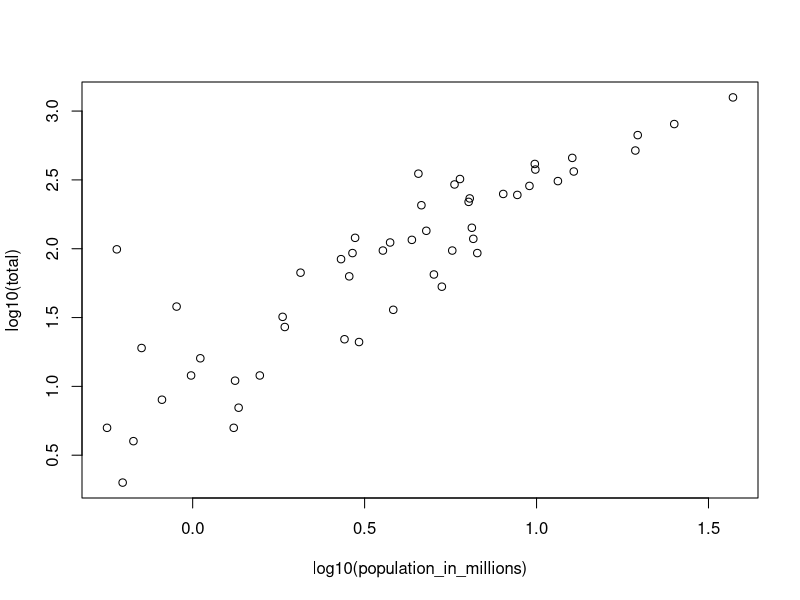
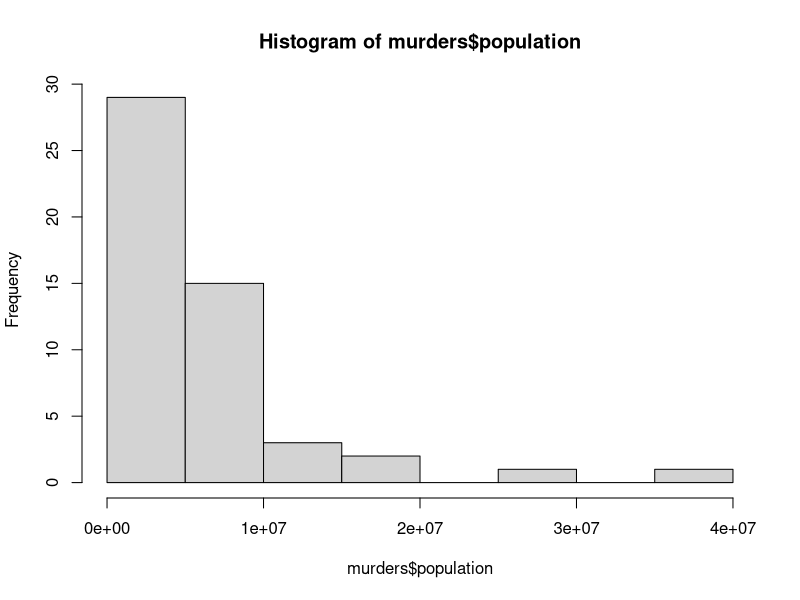
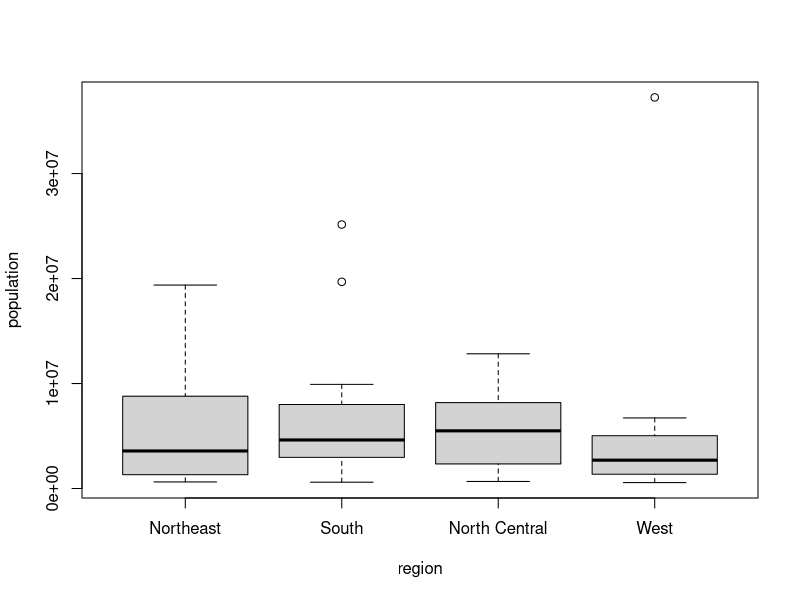

Source code (R) for these figures, in order:
## ---- chunk 1
knitr::opts_chunk$set(echo = TRUE)
## ---- chunk 2
# Install packages if you don't have them
# install.packages("dslabs")

library(dslabs)

# I'll show answers both using "base R" and "tidy syntax" for fun. 
# If you are new to R focus on the base R for now, and we'll get more into 
# the tidy dialect next week. 
library(dplyr)

## ---- chunk 3
n <- 100
n*(n+1)/2

## ---- chunk 4
n <- 1000
n*(n+1)/2
## ---- chunk 5
n <- 1000
x <- seq(1, n)
sum(x)
## ---- chunk 6
# Sabrina's notes: Base R syntax reads from in to out. So first it evals
# the sqrt() function, and then it takes the log10 function of that answer. 
log10(sqrt(100))

# Dplyr/tidyr syntax uses a "pipe" |> also written as %>% to "send" one result to
# the next function. This is equivalent to the previous expression

sqrt(100) |> log10()

## ---- chunk 7
# Answer: log(exp(x)). 
x = 0
log(exp(x))

x <- 1 
log(10^x)


## ---- chunk 8
# Answer: "murders" is a dataset pre-loaded into dslabs 
# if you have any trouble accessing it try 
# dslabs::murders <- murders 
murders <- murders
# b. Answer = c. Use str() function to look at murders.
# We see this is a data frame with 51 rows and five columns (each indicated by $)
str(murders)
## ---- chunk 9
# SMM comment: in R there are often many ways of doing the same thing 
names(murders)
colnames(murders)
## ---- chunk 10
# Answer: base R uses the $ to access columns 
a <- murders$abb 

# tidyverse R uses the function pull() to get extract a column and turn it into 
# a 1 dimensional vector. Note the use of the pipe.
a2 <- murders |> pull(abb)

# These should be the same, and both should be class "chr" or character
str(a)
str(a2)
## ---- chunk 11
# Answer: more base R, but being able to index is important. Make sure you know 
# what the $ and [] and () operators do in R 

b <- murders[,"abb"]
identical(a,b)

# SMM note: You can also index by number. Beware this syntax, however because 
# if your columns move around the second column may not be what you think it is. 
# Always safer to use informative column names. 

b <- murders[,2] 

## ---- chunk 12
#Answer: 
length(levels(murders$region))

# dplyr syntax 
levels(murders$region) |> length()

# even more dplyr syntax
murders |> pull(region) |> levels() |> length()
## ---- chunk 13
# Answer: 
# SMM note: I'm a hug fan of table()
table(murders$region)
## ---- chunk 14
# Answer: 
temp <- c(35, 88, 42, 84, 81, 30)
# SMM note: this is a "one-dimensional object" aka a vector. Its class is numeric
## ---- chunk 15
# Answer: 
city <- c("Beijing", "Lagos", "Paris", "Rio de Janeiro", "San Juan", "Toronto")
# Note the quotes. This is another vector, it's class is character
## ---- chunk 16
names(temp) <- city
# SMM note: now it's still a one dimensional vector, but it has names 
## ---- chunk 17
temp[1:3]
## ---- chunk 18
temp[c("Paris","San Juan")]
## ---- chunk 19
12:73
# alternative solution
seq(from = 12, to = 73)
## ---- chunk 20
seq(from = 1, to = 99, by = 2)
## ---- chunk 21
seq(from = 6, to = 54, by = 4/7) |> length()
## ---- chunk 22
a <- seq(1, 10, 0.5)
class(a)
## ---- chunk 23
a <- seq(1, 10)
class(a)
## ---- chunk 24
# SMM note. This is getting in the weeds a bit. I don't pay too much attention to
# numeric vs. integer classes
a<-1
a |> class() 
1L |> class()
## ---- chunk 25
x <- c("1", "3", "5")
class(x)
x <- as.integer(x)
class(x)
## ---- chunk 26
pop <- murders$population
pop <- sort(pop)
pop[1]
## ---- chunk 27
# Sabrina's note: this is confusing. But basically order()
# tells us that the 51st entry in the list (Wyoming) has the smallest pop size, 
order(murders$population) |> head()

# the ninth entry (DC) has the second smallest pop size 
murders[9,]
## ---- chunk 28
which.min(murders$population)
## ---- chunk 29
# Sabrina note: This code works but just a philosophy it's not a great idea to keep splitting up your data frame into other objects and assume that they're still related. Once you break "states" out into its own vector it's no longer associated with population and so indexes of each variable may not coincide.  
# 
states <- murders$state
states[51]

## ---- chunk 30
# Creating a dataframe  
temp <- c(35, 88, 42, 84, 81, 30)
city <- c("Beijing", "Lagos", "Paris", "Rio de Janeiro", 
          "San Juan", "Toronto")
city_temps <- data.frame(name = city, temperature = temp)

# use the rank function to create a data frame of states and population 
head(murders)
rank(murders$population)
my_df <- data.frame(state = murders$state, rank = rank(murders$population))
## ---- chunk 31
# SMM note: Irizarry's hint seems kind of needlessly complicated. 
# Please ask Sabrina or Chat GPT to explain this syntax if you are having trouble 
# parsing it. 
my_df[order(my_df$rank),] |> head()

# tidyr, even easier 
my_df %>% arrange(rank) |> head()
## ---- chunk 32
str(na_example)
## ---- chunk 33
# Answer. First figure out the indicies of the NAs 
ind <- is.na(na_example)

# How many NAs are there
sum(ind)

# Can we find the indicies of na_example where there are NAs?  
# This command says 12, 17, 27 etc. are NAs. Pipe to head so we don't have to print all of them. 
which(ind == TRUE) |> head()

# Double check that the first few incidies are NAs
na_example[c(12,17,27)]

# Let's compute the average taking out the NAs 
mean(na_example[!ind])

# SMM note. It's great that we know how to get into the nuts and bolts of R 
# But in practice here's the practical way to deal with NAs 
mean(na_example, na.rm = TRUE)
## ---- chunk 34
temp <- c(35, 88, 42, 84, 81, 30)
city <- c("Beijing", "Lagos", "Paris", "Rio de Janeiro", 
          "San Juan", "Toronto")
city_temps <- data.frame()
city_temps$temp_c <- 5/9 * (city_temps$temperature-32)
head(city_temps)
## ---- chunk 35
x <- 1:100
sum(1/((x)^2))
pi^2/6
## ---- chunk 36
murders$murder_rate <- murders$total/(murders$population/100000)
mean(murders$murder_rate)

## ---- chunk 37
# Answer
low <- murders$murder_rate < 1 
## ---- chunk 38
# Answer: 
which(murders$murder_rate < 1)
## ---- chunk 39
#Answer:
low_murder_states <- which(murders$murder_rate < 1)
murders$state[low_murder_states]

# Other solutions
murders[murders$murder_rate < 1, 1 ]
murders[murders$murder_rate < 1, "state" ]
murders$state[murders$murder_rate < 1]
## ---- chunk 40
# Answer:
murders$state[murders$murder_rate < 1 & murders$region == "Northeast"]

# Dplyr alternative 
murders |> 
  filter(region == "Northeast") |> 
  filter(murder_rate < 1) |> 
  pull(state)
## ---- chunk 41
# Answer
murders$state[murders$murder_rate < mean(murders$murder_rate)] |> length()

# dplyr alternative
murders |> 
  filter(murder_rate < mean(murders$murder_rate)) |> 
  nrow()
## ---- chunk 42
# Answer:
murders[murders$abb %in% c("AK", "MI", "IA"),]

# dplyr alternative 
murders |> 
  filter(abb %in% c("AK", "MI", "IA")) |> 
  pull(state)
## ---- chunk 43
test_abbs <- c("MA", "ME", "MI", "MO", "MU")
test_abbs %in% murders$abb #MU not a state 
## ---- chunk 44
murders$population_in_millions <- murders$population/10^6
plot(log10(total) ~ log10(population_in_millions), data = murders)
# SMM note: Irizarry here isn't using the formula notation plot(y ~ x, data = data)
# for base plotting but it is superior so that's what I'm doing. I am also
# opting to add these new variables as columns to the murders dataframe to avoid orphaned
# variables like I mentioned above. Usually it's better to keep things in data frames 
# and not assign too many random variables to the environment.
## ---- chunk 45
hist(murders$population)
boxplot(population ~ region, data = murders)
